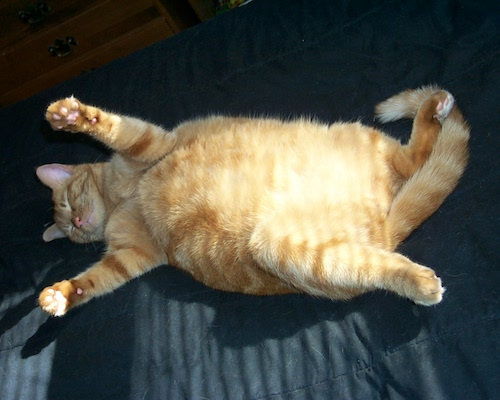
#> input picture data/img/1_cat.jpg, 500 x 400 px
$ python intro_image.py
#> lines starting #> are read from the running program, lines starting #| are printed output that depends on the picture
# -*- coding: UTF-8 -*-
"""
    @Author : Frank.Ren
    @Project : pytorch
    @Product : PyCharm
    @createTime : 2023/8/16 17:45
    @Email : sc19lr@leeds.ac.uk
    @github : https://github.com/frankRenlf
    @Description : first
"""

import cv2 as cv
import sys

if __name__ == "__main__":
    # [7 lines of commented-out code are left out]

    import cv2
    import numpy as np

    # 读取图像
    image_path = '../data/img/1_cat.jpg'
    image = cv2.imread(image_path)
#> image is the input picture: shape (400, 500, 3); mean B, G, R 69.4, 78.6, 77.3

    # 创建HOG描述符计算器
    win_size = (32, 64)
    block_size = (8, 8)
    block_stride = (4, 4)
    cell_size = (4, 4)
    nbins = 9
    hog = cv2.HOGDescriptor(win_size, block_size, block_stride, cell_size, nbins)

    # 计算HOG特征
    hog_features = hog.compute(image)

    # 获取HOG特征方向图和可视化
    num_cells_x = (image.shape[1] // cell_size[0])
#> num_cells_x = 125
    num_cells_y = (image.shape[0] // cell_size[1])
#> num_cells_y = 100
    num_blocks_x = (num_cells_x - block_size[0] // cell_size[0] + 1)
#> num_blocks_x = 124
    num_blocks_y = (num_cells_y - block_size[1] // cell_size[1] + 1)
#> num_blocks_y = 99
    hog_image = np.zeros((num_cells_y, num_cells_x))

    for y in range(num_cells_y):
        for x in range(num_cells_x):
            block_idx = (x // block_stride[0], y // block_stride[1])
            cell_idx = (x % block_stride[0] // cell_size[0], y % block_stride[1] // cell_size[1])
            hist_start_idx = (block_idx[1] * num_blocks_x + block_idx[0]) * nbins
            hist_idx = hist_start_idx + cell_idx[1] * (block_size[0] // cell_size[0]) + cell_idx[0]
            hog_image[y, x] = hog_features[hist_idx]
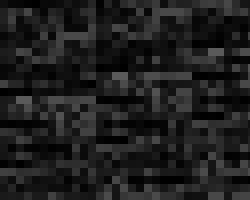
#> hog_image: shape (100, 125) float64 (shown 2 times larger); min 0.000822, max 0.356, mean 0.12

    hog_image = hog_image / np.max(hog_image) * 255  # 线性映射到 [0, 255] 范围
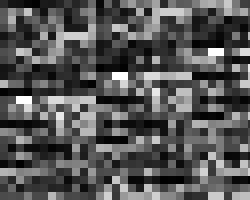
#> hog_image: shape (100, 125) float64 (shown 2 times larger); min 0.589, max 255, mean 86.3
    hog_image = hog_image.astype(np.uint8)

    # 显示图像和HOG方向图
    cv2.imshow('Image', image)
    cv2.imshow('HOG Direction Image', hog_image)
    cv2.waitKey(0)
    cv2.destroyAllWindows()
